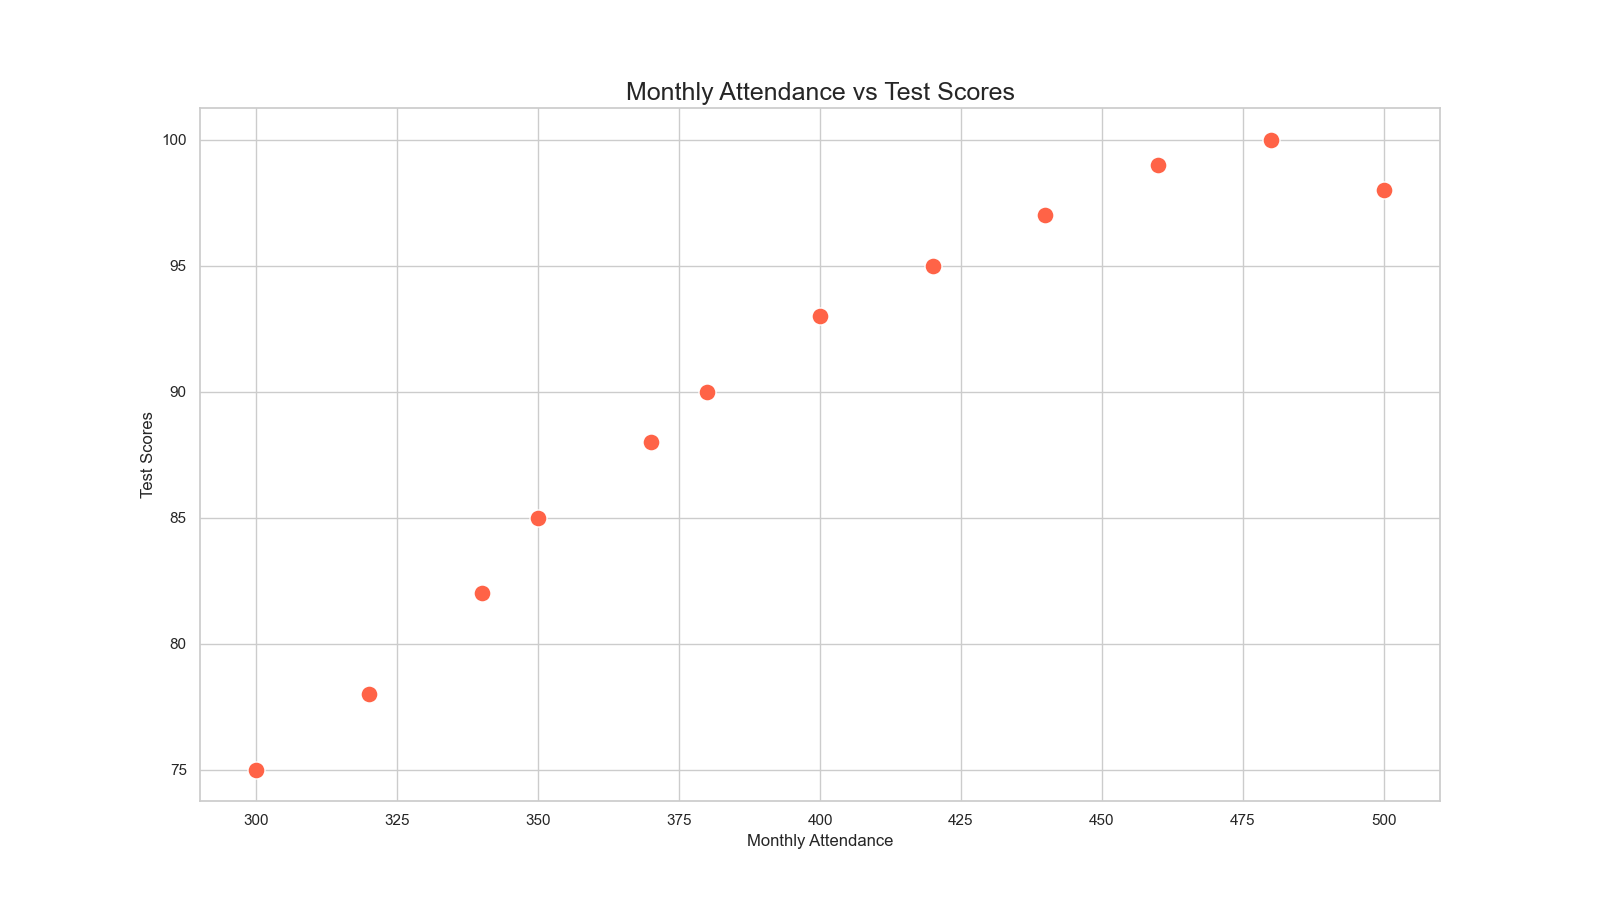

Source code (Python):

import pandas as pd
import seaborn as sns
import matplotlib.pyplot as plt

# Create the DataFrame
data = {
    'Month': ['January', 'February', 'March', 'April', 'May', 'June', 
              'July', 'August', 'September', 'October', 'November', 'December'],
    'Attendance': [300, 320, 340, 350, 370, 380, 400, 420, 440, 460, 480, 500],
    'TestScores': [75, 78, 82, 85, 88, 90, 93, 95, 97, 99, 100, 98]
}

df = pd.DataFrame(data)

# Set the size of the plot
plt.figure(figsize=(16, 9))

# Create scatterplot
scatter = sns.scatterplot(
    x='Attendance', 
    y='TestScores', 
    data=df, 
    s=150,  # size of points
    color='#FF6347'  # tomato color
)

# Setting the title
plt.title('Monthly Attendance vs Test Scores', fontsize=18)

# Add labels to the axes
plt.xlabel('Monthly Attendance')
plt.ylabel('Test Scores')

# Show the plot
plt.show()
